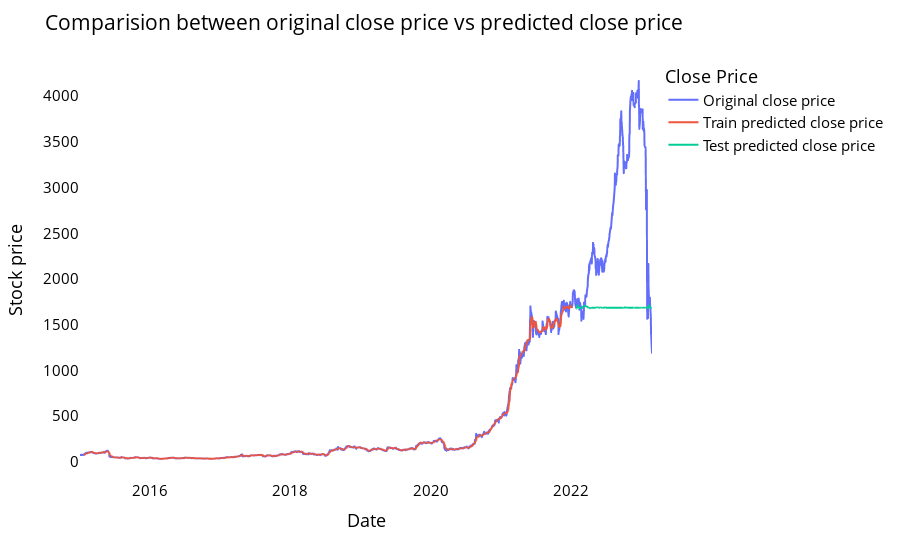

This figure's notebook cell:
### Markdown cell above
### Comparision between original stock close price vs predicted close price

### Code cell
# shift train predictions for plotting

look_back=time_step
trainPredictPlot = np.empty_like(closedf)
trainPredictPlot[:, :] = np.nan
trainPredictPlot[look_back:len(train_predict)+look_back, :] = train_predict
print("Train predicted data: ", trainPredictPlot.shape)

# shift test predictions for plotting
testPredictPlot = np.empty_like(closedf)
testPredictPlot[:, :] = np.nan
testPredictPlot[len(train_predict)+(look_back*2)+1:len(closedf)-1, :] = test_predict
print("Test predicted data: ", testPredictPlot.shape)

names = cycle(['Original close price','Train predicted close price','Test predicted close price'])

plotdf = pd.DataFrame({'Date': close_stock['Date'],
                       'original_close': close_stock['Close'],
                      'train_predicted_close': trainPredictPlot.reshape(1,-1)[0].tolist(),
                      'test_predicted_close': testPredictPlot.reshape(1,-1)[0].tolist()})

fig = px.line(plotdf,x=plotdf['Date'], y=[plotdf['original_close'],plotdf['train_predicted_close'],
                                          plotdf['test_predicted_close']],
              labels={'value':'Stock price','Date': 'Date'})
fig.update_layout(title_text='Comparision between original close price vs predicted close price',
                  plot_bgcolor='white', font_size=15, font_color='black',legend_title_text='Close Price')
fig.for_each_trace(lambda t:  t.update(name = next(names)))

fig.update_xaxes(showgrid=False)
fig.update_yaxes(showgrid=False)
fig.show()

### Figure 1 — Plotly figure (JSON) as saved in the notebook; plotly's stock layout.template omitted (floating-point values rounded to 4 significant figures; data arrays with more than 128 entries replaced by an {"elided": "..."} marker saying what was removed)
{"data": [{"hovertemplate": "variable=original_close<br>Date=%{x}<br>Stock price=%{y}<extra></extra>", "legendgroup": "original_close", "line": {"color": "#636efa", "dash": "solid"}, "marker": {"symbol": "circle"}, "mode": "lines", "name": "Original close price", "showlegend": true, "type": "scattergl", "x": {"elided": "2016 str values"}, "xaxis": "x", "y": {"elided": "2016 float values"}, "yaxis": "y"}, {"hovertemplate": "variable=train_predicted_close<br>Date=%{x}<br>Stock price=%{y}<extra></extra>", "legendgroup": "train_predicted_close", "line": {"color": "#EF553B", "dash": "solid"}, "marker": {"symbol": "circle"}, "mode": "lines", "name": "Train predicted close price", "showlegend": true, "type": "scattergl", "x": {"elided": "2016 str values"}, "xaxis": "x", "y": {"elided": "2016 float values"}, "yaxis": "y"}, {"hovertemplate": "variable=test_predicted_close<br>Date=%{x}<br>Stock price=%{y}<extra></extra>", "legendgroup": "test_predicted_close", "line": {"color": "#00cc96", "dash": "solid"}, "marker": {"symbol": "circle"}, "mode": "lines", "name": "Test predicted close price", "showlegend": true, "type": "scattergl", "x": {"elided": "2016 str values"}, "xaxis": "x", "y": {"elided": "2016 float values"}, "yaxis": "y"}], "layout": {"font": {"color": "black", "size": 15}, "legend": {"title": {"text": "Close Price"}, "tracegroupgap": 0}, "margin": {"t": 60}, "plot_bgcolor": "white", "title": {"text": "Comparision between original close price vs predicted close price"}, "xaxis": {"anchor": "y", "domain": [0, 1], "showgrid": false, "title": {"text": "Date"}}, "yaxis": {"anchor": "x", "domain": [0, 1], "showgrid": false, "title": {"text": "Stock price"}}}}
